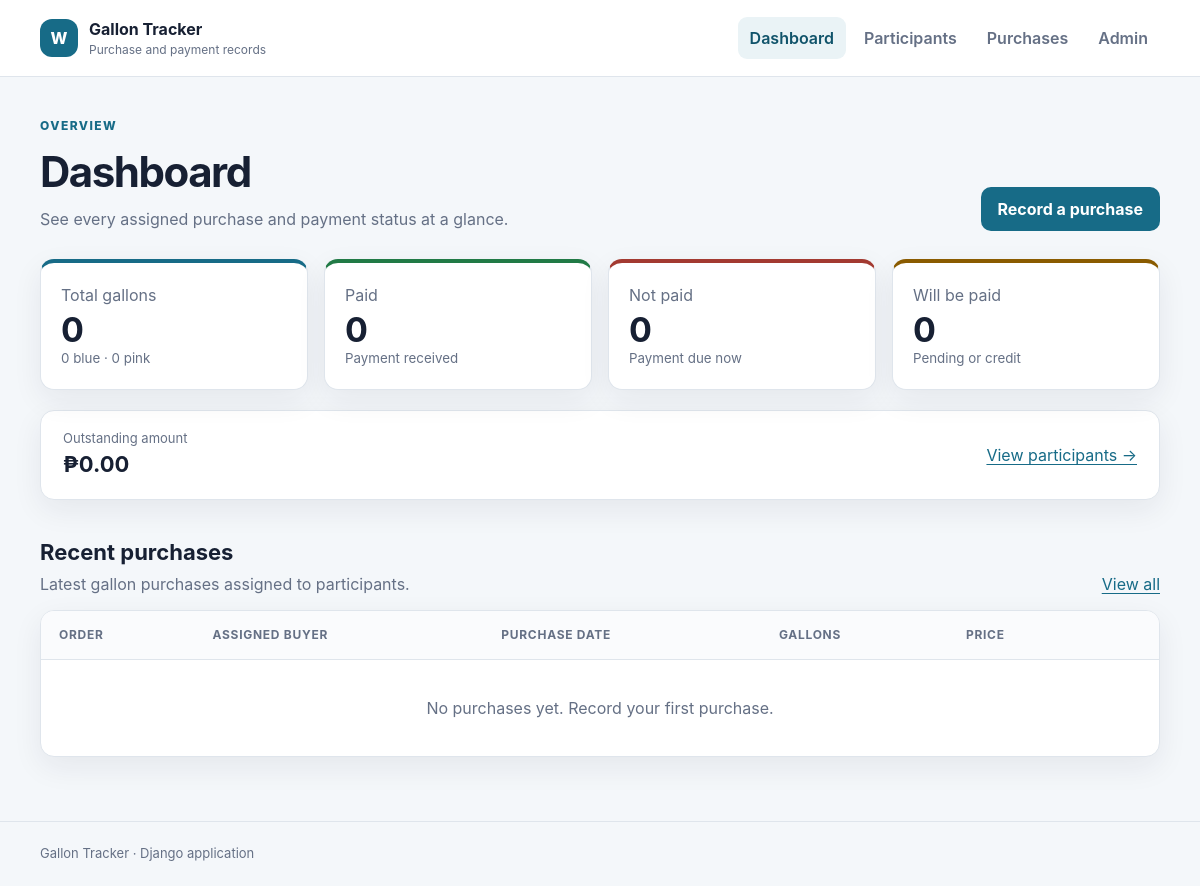
Before: / with the older database file.
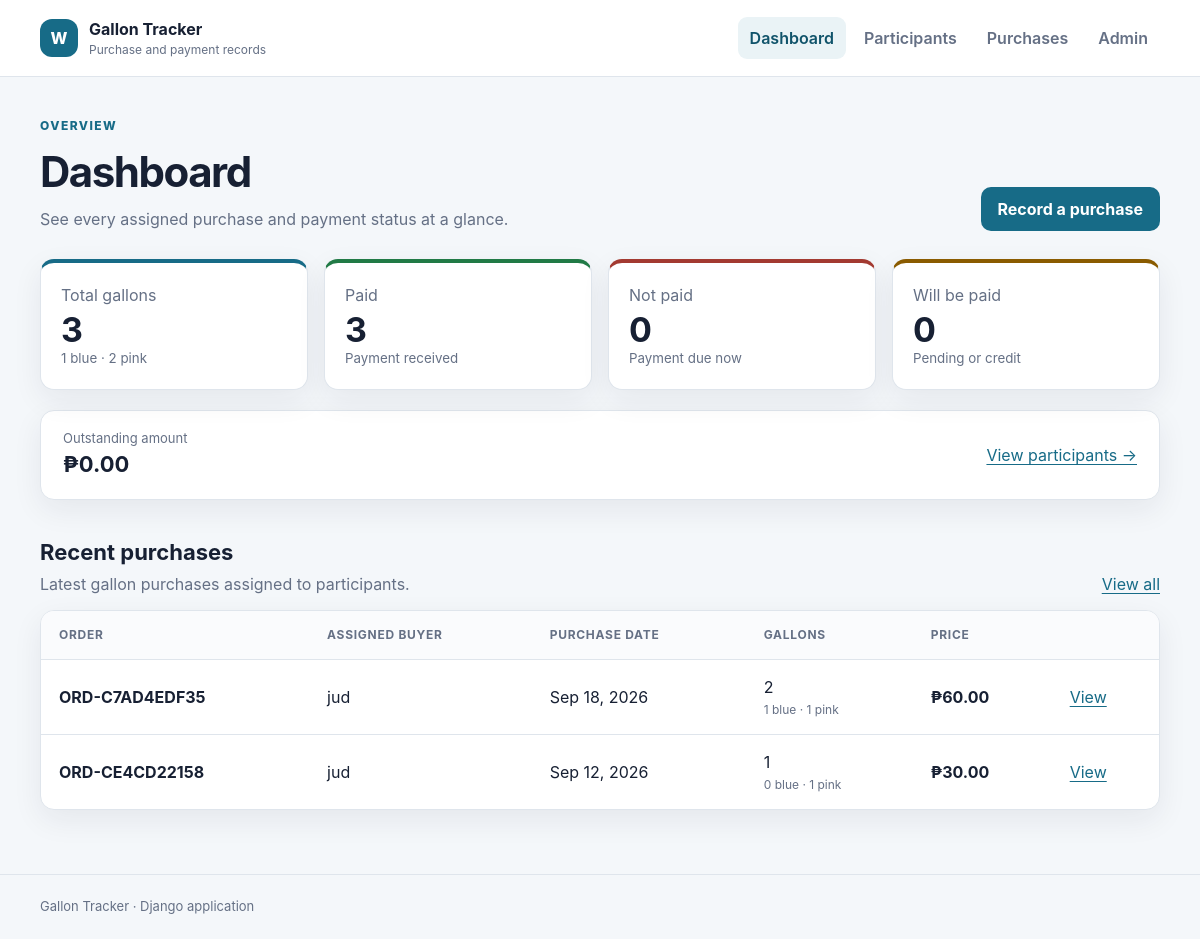
After: the same page with the newer database file.
### water/models.py (models this page shows, shortened)
class WaterOrder(models.Model):
    participant = models.ForeignKey(
        Participant,
        on_delete=models.PROTECT,
        related_name="orders",
        verbose_name="assigned buyer"
    )
    order_number = models.CharField(
        max_length=30,
        unique=True
    )
    distributed_at = models.DateTimeField(
        verbose_name="purchase date"
    )
    notes = models.TextField(blank=True)
    created_at = models.DateTimeField(
        auto_now_add=True
    )
    @property
    def total_price(self):
        return sum(
            (gallon.unit_price for gallon in self.gallons.all()),
            Decimal("0.00")
        )
    @property
    def blue_gallon_count(self):
        return sum(
            1
            for gallon in self.gallons.all()
            if gallon.color == Gallon.GallonColor.BLUE
        )
    @property
    def pink_gallon_count(self):
        return sum(
            1
            for gallon in self.gallons.all()
            if gallon.color == Gallon.GallonColor.PINK
        )
    class Meta:
        verbose_name = "gallon purchase"
        verbose_name_plural = "gallon purchases"

class Participant(models.Model):
    participant_number = models.CharField(
        max_length=30,
        unique=True
    )
    full_name = models.CharField(max_length=150)
    phone = models.CharField(
        max_length=30,
        blank=True
    )
    address = models.TextField(blank=True)
    is_active = models.BooleanField(default=True)
    created_at = models.DateTimeField(
        auto_now_add=True
    )
    updated_at = models.DateTimeField(
        auto_now=True
    )

class Gallon(models.Model):
    class GallonColor(models.TextChoices):
        BLUE = "BLUE", "Blue"
        PINK = "PINK", "Pink"
    class PaymentStatus(models.TextChoices):
        PAID = "PAID", "Paid"
        NOT_PAID = "NOT_PAID", "Not Paid"
        WILL_BE_PAID = "WILL_BE_PAID", "Will Be Paid"
    order = models.ForeignKey(
        WaterOrder,
        on_delete=models.CASCADE,
        related_name="gallons"
    )
    sequence_number = models.PositiveIntegerField()
    color = models.CharField(
        max_length=10,
        choices=GallonColor.choices,
        default=GallonColor.BLUE
    )
    unit_price = models.DecimalField(
        max_digits=10,
        decimal_places=2
    )
    payment_status = models.CharField(
        max_length=20,
        choices=PaymentStatus.choices,
        default=PaymentStatus.NOT_PAID
    )
    due_date = models.DateField(
        null=True,
        blank=True
    )
    paid_at = models.DateTimeField(
        null=True,
        blank=True
    )
    created_at = models.DateTimeField(
        auto_now_add=True
    )
    updated_at = models.DateTimeField(
        auto_now=True
    )
    class Meta:
        constraints = [
            models.UniqueConstraint(
                fields=["order", "sequence_number"],
                name="unique_gallon_per_order"
            )
        ]

### water/views.py (the view)
# urls.py: path("", views.dashboard, name="dashboard"),
def dashboard(request):
    gallons = Gallon.objects.all()
    totals = gallons.aggregate(
        total=Count("id"),
        paid=Count("id", filter=Q(payment_status=Gallon.PaymentStatus.PAID)),
        not_paid=Count(
            "id",
            filter=Q(payment_status=Gallon.PaymentStatus.NOT_PAID)
        ),
        will_be_paid=Count(
            "id",
            filter=Q(payment_status=Gallon.PaymentStatus.WILL_BE_PAID)
        ),
        outstanding=Coalesce(
            Sum(
                "unit_price",
                filter=~Q(payment_status=Gallon.PaymentStatus.PAID)
            ),
            Value(0),
            output_field=MONEY_FIELD
        )
    )
    color_totals = gallons.values("color").annotate(total=Count("id"))
    colors = {item["color"]: item["total"] for item in color_totals}
    recent_orders = WaterOrder.objects.select_related(
        "participant"
    ).prefetch_related("gallons").order_by("-distributed_at")[:6]
    return render(request, "water/dashboard.html", {
        "totals": totals,
        "blue_total": colors.get(Gallon.GallonColor.BLUE, 0),
        "pink_total": colors.get(Gallon.GallonColor.PINK, 0),
        "recent_orders": recent_orders,
    })

### water/templates/water/dashboard.html (shortened to what this page needs)
{% extends "water/base.html" %}
{% block content %}
<section class="page-heading split-heading">
    <div>
        <p class="eyebrow">Overview</p>
        <h1>Dashboard</h1>
        <p>See every assigned purchase and payment status at a glance.</p>
    </div>
    <a class="button primary" href="{% url 'water:purchase_create' %}">Record a purchase</a>
</section>
<section class="metric-grid" aria-label="Gallon totals">
    <article class="metric-card">
        <span>Total gallons</span>
        <strong>{{ totals.total }}</strong>
        <small>{{ blue_total }} blue · {{ pink_total }} pink</small>
    </article>
    <article class="metric-card paid-card">
        <span>Paid</span>
        <strong>{{ totals.paid }}</strong>
        <small>Payment received</small>
    </article>
    <article class="metric-card unpaid-card">
        <span>Not paid</span>
        <strong>{{ totals.not_paid }}</strong>
        <small>Payment due now</small>
    </article>
    <article class="metric-card pending-card">
        <span>Will be paid</span>
        <strong>{{ totals.will_be_paid }}</strong>
        <small>Pending or credit</small>
    </article>
</section>
<section class="panel total-strip">
    <div>
        <span>Outstanding amount</span>
        <strong>₱{{ totals.outstanding|floatformat:2 }}</strong>
    </div>
    <a href="{% url 'water:participant_list' %}">View participants →</a>
</section>
<section class="section-block">
    <div class="section-heading">
        <div>
            <h2>Recent purchases</h2>
            <p>Latest gallon purchases assigned to participants.</p>
        </div>
        <a class="text-link" href="{% url 'water:purchase_list' %}">View all</a>
    </div>
    <div class="table-wrap">
        <table>
            <thead>
                <tr>
                    <th>Order</th>
                    <th>Assigned buyer</th>
                    <th>Purchase date</th>
                    <th>Gallons</th>
                    <th>Price</th>
                    <th></th>
                </tr>
            </thead>
            <tbody>
                {% for order in recent_orders %}
                <tr>
                    <td><strong>{{ order.order_number }}</strong></td>
                    <td>{{ order.participant.full_name }}</td>
                    <td>{{ order.distributed_at|date:"M j, Y" }}</td>
                    <td>
                        {{ order.gallons.count }}
                        <span class="gallon-breakdown">{{ order.blue_gallon_count }} blue · {{ order.pink_gallon_count }} pink</span>
                    </td>
                    <td><strong>₱{{ order.total_price|floatformat:2 }}</strong></td>
                    <td><a href="{% url 'water:purchase_detail' order.pk %}">View</a></td>
                </tr>
                {% empty %}
                <tr><td colspan="6" class="empty-cell">No purchases yet. Record your first purchase.</td></tr>
                {% endfor %}
            </tbody>
        </table>
    </div>
</section>
{% endblock %}

### water/templates/water/base.html (shortened to what this page needs)
{% load static %}
<!doctype html>
<html lang="en">
<head>
    <link rel="stylesheet" href="{% static 'water/styles.css' %}">
</head>
<body>
    <header class="site-header">
        <div class="shell header-inner">
            <a class="brand" href="{% url 'water:dashboard' %}">
                <span class="brand-mark" aria-hidden="true">W</span>
                <span>
                    <strong>Gallon Tracker</strong>
                    <small>Purchase and payment records</small>
                </span>
            </a>
            <nav class="main-nav" aria-label="Main navigation">
                <a href="{% url 'water:dashboard' %}" {% if request.resolver_match.url_name == 'dashboard' %}aria-current="page"{% endif %}>Dashboard</a>
                <a href="{% url 'water:participant_list' %}" {% if 'participant' in request.resolver_match.url_name %}aria-current="page"{% endif %}>Participants</a>
                <a href="{% url 'water:purchase_list' %}" {% if 'purchase' in request.resolver_match.url_name or 'gallon' in request.resolver_match.url_name %}aria-current="page"{% endif %}>Purchases</a>
                <a href="{% url 'admin:index' %}">Admin</a>
            </nav>
        </div>
    </header>
    <main id="main-content" class="shell page-content">
        {% block content %}{% endblock %}
    </main>
    <footer class="site-footer">
        <div class="shell">Gallon Tracker · Django application</div>
    </footer>
</body>
</html>

### water/static/water/styles.css (style rules this page uses)
:root { color-scheme: light; --ink: #172033; --muted: #657085; --line: #dfe5ec; --surface: #ffffff; --canvas: #f4f7fa; --primary: #176b87; --primary-dark: #10536a; --blue-soft: #e6f4ff; --blue: #2581c4; --pink-soft: #fff0f5; --pink: #d85d8b; --green-soft: #e9f8ef; --green: #217a46; --amber-soft: #fff5db; --amber: #8a5b00; --red-soft: #fff0ee; --red: #a33a31; --radius: 14px; --shadow: 0 10px 30px rgba(23, 32, 51, 0.07); }
* { box-sizing: border-box; }
body { margin: 0; min-height: 100vh; color: var(--ink); background: var(--canvas); font-family: -apple-system, BlinkMacSystemFont, "Segoe UI", sans-serif; line-height: 1.5; }
a { color: var(--primary); text-underline-offset: 3px; }
.shell { width: min(1120px, calc(100% - 32px)); margin-inline: auto; }
.site-header { background: var(--surface); border-bottom: 1px solid var(--line); position: sticky; top: 0; z-index: 10; }
.header-inner { min-height: 76px; display: flex; align-items: center; justify-content: space-between; gap: 24px; }
.brand { display: flex; align-items: center; gap: 11px; color: var(--ink); text-decoration: none; }
.brand-mark { display: grid; place-items: center; width: 38px; height: 38px; border-radius: 12px; color: white; background: var(--primary); font-weight: 800; }
.brand strong, .brand small { display: block; }
.brand small { color: var(--muted); font-size: 12px; }
.main-nav { display: flex; gap: 6px; flex-wrap: wrap; }
.main-nav a { padding: 9px 12px; border-radius: 9px; color: var(--muted); text-decoration: none; font-weight: 600; }
.main-nav a:hover, .main-nav a[aria-current="page"] { background: #eaf3f6; color: var(--primary-dark); }
.page-content { min-height: calc(100vh - 150px); padding-block: 40px 64px; }
.page-heading { margin-bottom: 28px; }
.page-heading h1 { margin: 5px 0 4px; font-size: clamp(30px, 5vw, 42px); letter-spacing: -0.035em; }
.page-heading p { margin: 0; color: var(--muted); }
.split-heading { display: flex; justify-content: space-between; align-items: end; gap: 20px; }
.eyebrow { color: var(--primary) !important; text-transform: uppercase; letter-spacing: .12em; font-size: 12px; font-weight: 800; }
.button { display: inline-flex; min-height: 42px; align-items: center; justify-content: center; padding: 9px 16px; border: 1px solid transparent; border-radius: 10px; font: inherit; font-weight: 700; cursor: pointer; text-decoration: none; }
.button.primary { background: var(--primary); color: white; }
.metric-grid { display: grid; grid-template-columns: repeat(4, 1fr); gap: 16px; margin-bottom: 20px; }
.metric-card { background: var(--surface); border: 1px solid var(--line); border-top: 4px solid var(--primary); border-radius: var(--radius); padding: 20px; box-shadow: var(--shadow); }
.metric-card span, .metric-card small { display: block; color: var(--muted); }
.metric-card strong { display: block; margin: 6px 0 2px; font-size: 34px; line-height: 1; }
.metric-card.paid-card { border-top-color: var(--green); }
.metric-card.unpaid-card { border-top-color: var(--red); }
.metric-card.pending-card { border-top-color: var(--amber); }
.panel, .table-wrap { background: var(--surface); border: 1px solid var(--line); border-radius: var(--radius); box-shadow: var(--shadow); }
.total-strip { display: flex; justify-content: space-between; align-items: center; padding: 18px 22px; }
.total-strip span { display: block; color: var(--muted); font-size: 13px; }
.total-strip strong { font-size: 22px; }
.section-block { margin-top: 36px; }
.section-heading { display: flex; justify-content: space-between; align-items: end; gap: 16px; margin-bottom: 14px; }
.section-heading h2 { margin: 0; font-size: 22px; }
.section-heading p { margin: 3px 0 0; color: var(--muted); }
.table-wrap { overflow-x: auto; }
table { width: 100%; border-collapse: collapse; }
th, td { padding: 15px 18px; border-bottom: 1px solid var(--line); text-align: left; white-space: nowrap; }
th { color: var(--muted); background: #fafbfd; font-size: 12px; text-transform: uppercase; letter-spacing: .06em; }
tbody tr:last-child td { border-bottom: 0; }
.gallon-breakdown { display: block; margin-top: 2px; color: var(--muted); font-size: 12px; }
.site-footer { color: var(--muted); border-top: 1px solid var(--line); padding: 22px 0; font-size: 13px; }

Changed rows visible on the page:
added WaterOrder: order_number "ORD-C7AD4EDF35", participant.full_name "jud", distributed_at "Sep 18, 2026", gallons.count "2", blue_gallon_count "1", pink_gallon_count "1", total_price "60.00"
added WaterOrder: order_number "ORD-CE4CD22158", participant.full_name "jud", distributed_at "Sep 12, 2026", gallons.count "1", blue_gallon_count "0", pink_gallon_count "1", total_price "30.00"
Other visible differences:
{{ totals.total }}: "0" → "3"
{{ blue_total }}: "0" → "1"
{{ pink_total }}: "0" → "2"
{{ totals.paid }}: "0" → "3"
text no longer shown: "No purchases yet. Record your first purchase."
